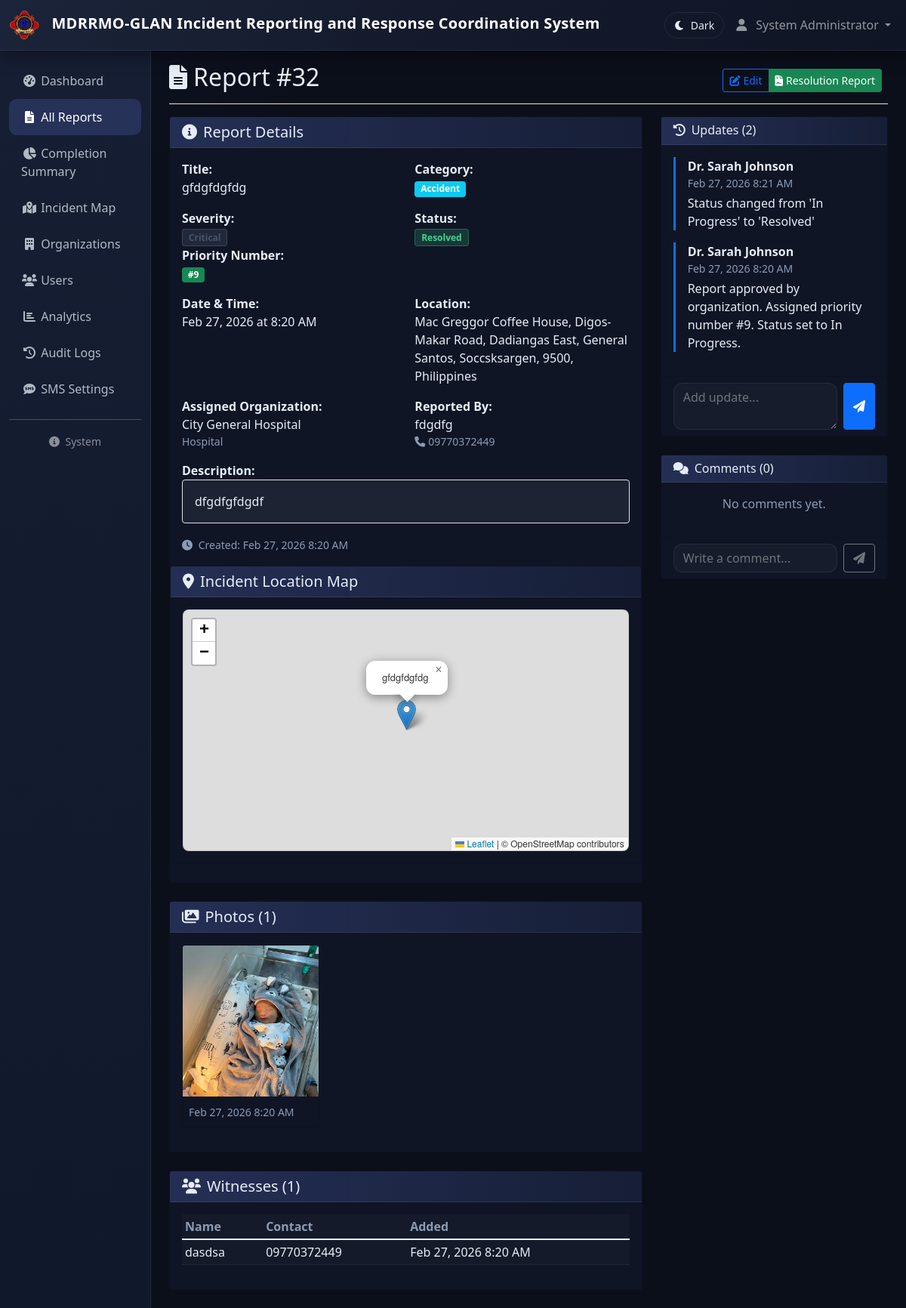
The app's page /reports/view.php?id=32 (signed in) with its own data.
### tables this page shows
CREATE TABLE IF NOT EXISTS `incident_reports` (
  `id` int NOT NULL AUTO_INCREMENT,
  `title` varchar(255) NOT NULL,
  `description` text NOT NULL,
  `incident_date` date NOT NULL,
  `incident_time` time NOT NULL,
  `location` varchar(255) NOT NULL,
  `latitude` decimal(10,8) DEFAULT NULL,
  `longitude` decimal(11,8) DEFAULT NULL,
  `severity_level` enum('Low','Medium','High','Critical') NOT NULL,
  `category` enum('Fire','Accident','Security','Medical','Emergency','Other') NOT NULL,
  `reported_by` varchar(255) NOT NULL,
  `reporter_contact_number` varchar(20) DEFAULT NULL,
  `family_contact_name` varchar(255) DEFAULT NULL,
  `family_contact_number` varchar(20) DEFAULT NULL,
  `organization_id` int NOT NULL,
  `status` enum('Pending','In Progress','Resolved','Closed') DEFAULT 'Pending',
  `resolution_notes` text,
  `created_at` timestamp NULL DEFAULT CURRENT_TIMESTAMP,
  PRIMARY KEY (`id`),
  KEY `idx_incident_reports_organization` (`organization_id`),
  KEY `idx_incident_reports_reported_by` (`reported_by`(250)),
  KEY `idx_incident_reports_status` (`status`),
  KEY `idx_incident_reports_date` (`incident_date`),
  KEY `idx_incident_reports_reporter_contact` (`reporter_contact_number`)
);

CREATE TABLE IF NOT EXISTS `report_queue` (
  `id` int NOT NULL AUTO_INCREMENT,
  `report_id` int NOT NULL,
  `organization_id` int NOT NULL,
  `status` enum('Waiting','Approved','Rejected') DEFAULT 'Waiting',
  `priority_number` int DEFAULT NULL,
  `assigned_to` int DEFAULT NULL,
  `created_at` timestamp NULL DEFAULT CURRENT_TIMESTAMP,
  `approved_at` timestamp NULL DEFAULT NULL,
  PRIMARY KEY (`id`),
  KEY `idx_report_queue_org` (`organization_id`),
  KEY `idx_report_queue_status` (`status`),
  KEY `idx_report_queue_report` (`report_id`),
  KEY `idx_report_queue_assigned` (`assigned_to`)
);

CREATE TABLE IF NOT EXISTS `organizations` (
  `id` int NOT NULL AUTO_INCREMENT,
  `org_name` varchar(255) NOT NULL,
  `org_type` enum('Hospital','Police','Fire Department','Security','Emergency Services') NOT NULL,
  `contact_number` varchar(20) DEFAULT NULL,
  `address` text,
  `latitude` decimal(10,8) DEFAULT NULL,
  `longitude` decimal(11,8) DEFAULT NULL,
  `created_at` timestamp NULL DEFAULT CURRENT_TIMESTAMP,
  PRIMARY KEY (`id`)
);

CREATE TABLE IF NOT EXISTS `incident_photos` (
  `id` int NOT NULL AUTO_INCREMENT,
  `report_id` int NOT NULL,
  `file_path` varchar(500) NOT NULL,
  `uploaded_at` timestamp NULL DEFAULT CURRENT_TIMESTAMP,
  PRIMARY KEY (`id`),
  KEY `report_id` (`report_id`)
);

CREATE TABLE IF NOT EXISTS `incident_witnesses` (
  `id` int NOT NULL AUTO_INCREMENT,
  `report_id` int NOT NULL,
  `witness_name` varchar(255) NOT NULL,
  `witness_contact` varchar(255) DEFAULT NULL,
  `created_at` timestamp NULL DEFAULT CURRENT_TIMESTAMP,
  PRIMARY KEY (`id`),
  KEY `report_id` (`report_id`)
);

CREATE TABLE IF NOT EXISTS `incident_updates` (
  `id` int NOT NULL AUTO_INCREMENT,
  `report_id` int NOT NULL,
  `update_text` text NOT NULL,
  `updated_by` int NOT NULL,
  `created_at` timestamp NULL DEFAULT CURRENT_TIMESTAMP,
  PRIMARY KEY (`id`),
  KEY `report_id` (`report_id`),
  KEY `updated_by` (`updated_by`)
);

CREATE TABLE IF NOT EXISTS `users` (
  `id` int NOT NULL AUTO_INCREMENT,
  `name` varchar(255) NOT NULL,
  `email` varchar(191) NOT NULL,
  `password` varchar(255) NOT NULL,
  `role` enum('Admin','Organization Account','Responder','Organization Member') NOT NULL,
  `organization_id` int DEFAULT NULL,
  `contact_number` varchar(20) DEFAULT NULL,
  `created_at` timestamp NULL DEFAULT CURRENT_TIMESTAMP,
  PRIMARY KEY (`id`),
  UNIQUE KEY `email` (`email`),
  KEY `organization_id` (`organization_id`),
  KEY `idx_contact_number` (`contact_number`)
);

### reports/view.php (the view, shortened to what the rows shown need)
<?php
require_once '../config/config.php';
$report_id = $_GET['id'] ?? 0;
$is_guest_access = isset($_GET['guest']) && $_GET['guest'] == '1';
$database = new Database();
$db = $database->getConnection();
$query = "SELECT ir.*, ir.reported_by as reporter_name, ir.reporter_contact_number, o.org_name, o.org_type, rq.priority_number, rq.assigned_to,
          om.name as assigned_member_name
          FROM incident_reports ir
          LEFT JOIN organizations o ON ir.organization_id = o.id
          LEFT JOIN report_queue rq ON rq.report_id = ir.id
          LEFT JOIN organization_members om ON rq.assigned_to = om.id
          WHERE ir.id = ?";
$stmt = $db->prepare($query);
$stmt->execute([$report_id]);
$report = $stmt->fetch();
$query = "SELECT * FROM incident_photos WHERE report_id = ? ORDER BY uploaded_at";
$stmt = $db->prepare($query);
$stmt->execute([$report_id]);
$photos = $stmt->fetchAll();
$query = "SELECT * FROM incident_witnesses WHERE report_id = ? ORDER BY created_at";
$stmt = $db->prepare($query);
$stmt->execute([$report_id]);
$witnesses = $stmt->fetchAll();
$query = "SELECT iu.*, u.name as updated_by_name
          FROM incident_updates iu
          LEFT JOIN users u ON iu.updated_by = u.id
          WHERE iu.report_id = ?
          ORDER BY iu.created_at DESC";
$stmt = $db->prepare($query);
$stmt->execute([$report_id]);
$updates = $stmt->fetchAll();
include '../views/header.php';
?>
<div class="container-fluid">
    <div class="row">
        <main class="<?php echo $is_guest_access ? 'col-12' : 'col-md-9 ms-sm-auto col-lg-10'; ?> px-md-4 main-content">
            <div
                class="d-flex justify-content-between flex-wrap flex-md-nowrap align-items-center pt-3 pb-2 mb-3 border-bottom">
                <h1 class="h2">
                    <i class="fas fa-file-alt me-2"></i>Report #<?php echo $report['id']; ?>
                </h1>
                <div class="btn-toolbar mb-2 mb-md-0">
                    <div class="btn-group me-2">
                    </div>
                </div>
            </div>
            <div class="row">
                <div class="col-lg-8">
                    <div class="card mb-4">
                        <div class="card-body">
                            <div class="row mb-3">
                                <div class="col-md-6">
                                    <strong>Title:</strong><br>
                                    <?php echo htmlspecialchars($report['title']); ?>
                                </div>
                                <div class="col-md-6">
                                    <strong>Category:</strong><br>
                                    <span class="badge bg-info"><?php echo $report['category']; ?></span>
                                </div>
                            </div>
                            <div class="row mb-3">
                                <div class="col-md-6">
                                    <strong>Severity:</strong><br>
                                    <span
                                        class="badge <?php echo get_severity_badge_class($report['severity_level']); ?>">
                                        <?php echo $report['severity_level']; ?>
                                    </span>
                                </div>
                                <div class="col-md-6">
                                    <strong>Status:</strong><br>
                                    <span class="badge <?php echo get_status_badge_class($report['status']); ?>">
                                        <?php echo $report['status']; ?>
                                    </span>
                                </div>
                                <?php if (!empty($report['priority_number'])): ?>
                                <div class="col-md-6">
                                    <strong>Priority Number:</strong><br>
                                    <span class="badge bg-success">#<?php echo (int)$report['priority_number']; ?></span>
                                </div>
                                <?php endif; ?>
                            </div>
                            <div class="row mb-3">
                                <div class="col-md-6">
                                    <strong>Date & Time:</strong><br>
                                    <?php echo format_date($report['incident_date']); ?> at
                                    <?php echo date('g:i A', strtotime($report['incident_time'])); ?>
                                </div>
                                <div class="col-md-6">
                                    <strong>Location:</strong><br>
                                    <?php echo htmlspecialchars($report['location']); ?>
                                </div>
                            </div>
                            <div class="row mb-3">
                                <div class="col-md-6">
                                    <strong>Assigned Organization:</strong><br>
                                    <?php echo htmlspecialchars($report['org_name']); ?>
                                    <small class="text-muted d-block"><?php echo $report['org_type']; ?></small>
                                </div>
                                <div class="col-md-6">
                                    <strong>Reported By:</strong><br>
                                    <?php echo htmlspecialchars($report['reporter_name']); ?>
                                    <?php if (!empty($report['reporter_contact_number'])): ?>
                                        <small class="text-muted d-block">
                                            <i class="fas fa-phone me-1"></i><?php echo htmlspecialchars($report['reporter_contact_number']); ?>
                                        </small>
                                    <?php endif; ?>
                                </div>
                            </div>
                            <div class="mb-3">
                                <strong>Description:</strong><br>
                                <div class="border rounded p-3 bg-light">
                                    <?php echo nl2br(htmlspecialchars($report['description'])); ?>
                                </div>
                            </div>
                            <div class="text-muted">
                                <small>
                                    <i class="fas fa-clock me-1"></i>
                                    Created: <?php echo format_datetime($report['created_at']); ?>
                                </small>
                            </div>
                        </div>
                    </div>
                    <?php if (!empty($photos)): ?>
                    <div class="card mb-4">
                        <div class="card-body">
                            <div class="row">
                                <?php foreach ($photos as $photo): ?>
                                <div class="col-md-4 mb-3">
                                    <div class="card">
                                        <img src="<?php echo BASE_URL . $photo['file_path']; ?>" class="card-img-top"
                                            style="height: 200px; object-fit: cover;"
                                            onclick="openImageModal('<?php echo BASE_URL . $photo['file_path']; ?>')">
                                        <div class="card-body p-2">
                                            <small class="text-muted">
                                                <?php echo format_datetime($photo['uploaded_at']); ?>
                                            </small>
                                        </div>
                                    </div>
                                </div>
                                <?php endforeach; ?>
                            </div>
                        </div>
                    </div>
                    <?php endif; ?>
                    <?php if (!empty($witnesses)): ?>
                    <div class="card mb-4">
                        <div class="card-body">
                            <div class="table-responsive">
                                <table class="table table-sm">
                                    <thead>
                                        <tr>
                                            <th>Name</th>
                                            <th>Contact</th>
                                            <th>Added</th>
                                        </tr>
                                    </thead>
                                    <tbody>
                                        <?php foreach ($witnesses as $witness): ?>
                                        <tr>
                                            <td><?php echo htmlspecialchars($witness['witness_name']); ?></td>
                                            <td><?php echo htmlspecialchars($witness['witness_contact']); ?></td>
                                            <td><?php echo format_datetime($witness['created_at']); ?></td>
                                        </tr>
                                        <?php endforeach; ?>
                                    </tbody>
                                </table>
                            </div>
                        </div>
                    </div>
                    <?php endif; ?>
                </div>
                <div class="col-lg-4">
                    <div class="card mb-4">
                        <div class="card-body" style="max-height: 400px; overflow-y: auto;">
                            <?php if (empty($updates)): ?>
                            <p class="text-muted text-center">No updates yet.</p>
                            <?php else: ?>
                            <?php foreach ($updates as $update): ?>
                            <div class="border-start border-primary border-3 ps-3 mb-3">
                                <div class="fw-bold"><?php echo htmlspecialchars($update['updated_by_name']); ?></div>
                                <div class="text-muted small"><?php echo format_datetime($update['created_at']); ?>
                                </div>
                                <div class="mt-1"><?php echo nl2br(htmlspecialchars($update['update_text'])); ?></div>
                            </div>
                            <?php endforeach; ?>
                            <?php endif; ?>
                        </div>
                    </div>
                </div>
            </div>
        </main>
    </div>
</div>
<?php include '../views/footer.php'; ?>

### records on screen
incident_reports: id "32", title "gfdgfdgfdg", category "Accident", severity_level "Critical", status "Resolved", report_queue.priority_number "9", incident_date "Feb 27, 2026", incident_time "8:20 AM", location "Mac Greggor Coffee House, Digos-Makar Road, Dadiangas East, General Santos, Soccsksargen, 9500, Philippines", organization.org_name "City General Hospital", organization.org_type "Hospital", reported_by "fdgdfg", reporter_contact_number "09770372449", description "dfgdfgfdgdf", created_at "Feb 27, 2026 8:20 AM"
incident_photos: file_path (picture), uploaded_at "Feb 27, 2026 8:20 AM"
incident_witnesses: witness_name "dasdsa", witness_contact "09770372449", created_at "Feb 27, 2026 8:20 AM"
incident_updates: users.name "Dr. Sarah Johnson", created_at "Feb 27, 2026 8:21 AM", update_text "Status changed from 'In Progress' to 'Resolved'"
incident_updates: users.name "Dr. Sarah Johnson", created_at "Feb 27, 2026 8:20 AM", update_text "Report approved by organization. Assigned priority number #9. Status set to In Progress."

### other values on screen
APP_NAME "MDRRMO-GLAN Incident Reporting and Response Coordination System"
$_SESSION['user_name'] "System Administrator"
count($photos) "1"
count($witnesses) "1"
count($updates) "2"
count($comments) "0"
